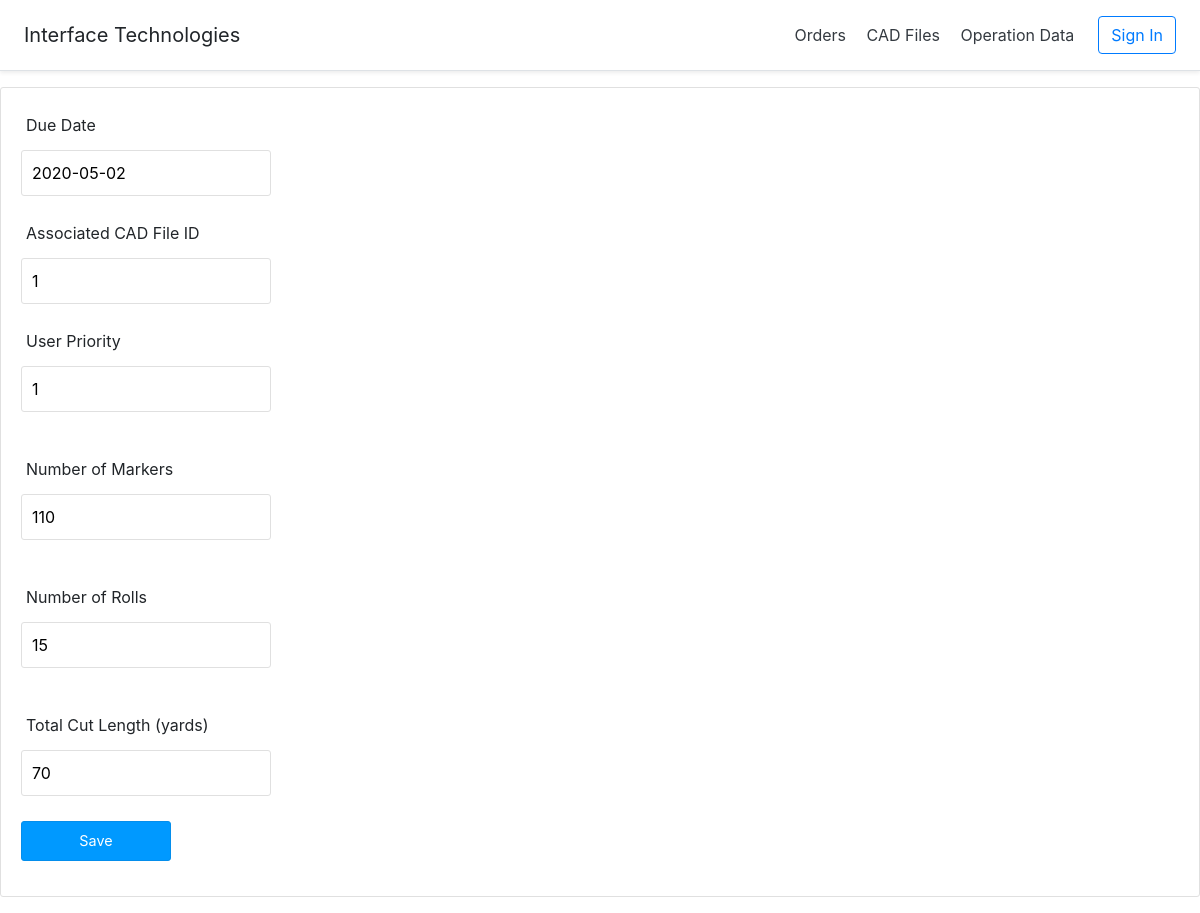
The app's page /index.php?action=job_order-edit&id=2 with its own data.
### tables this page shows
CREATE TABLE JOB_ORDER
(
    id INT NOT NULL PRIMARY KEY AUTO_INCREMENT,
    due_date DATE,
    spread_time FLOAT,
    cut_time FLOAT,
    user_priority INT,
    generated_priority INT,
    allowable_table_ids VARCHAR(100),
    pref INT,
    scheduled VARCHAR(100),
    job_completed BOOLEAN,

    cadfile_id INT,

    NM INT,         
    TNR INT,       
    TCY INT     
);

### controllers/DBController.php (called while the page is built, shortened)
<?php
class DBController {
    private $host = "localhost";
    private $user = "root";
    private $password = "";
    private $database = "cutroom_db";
    private $conn;
    function __construct() {
        $this->conn = $this->connectDB();
    }
    function connectDB() {
        $conn = mysqli_connect($this->host,$this->user,$this->password,$this->database);
        return $conn;
    }
    function runBaseQuery($query) {
        $result = $this->conn->query($query);
            if ($result->num_rows > 0) {
                while($row = $result->fetch_assoc()) {
                    $resultset[] = $row;
                }
            }
        if(!empty($resultset)) {
            return $resultset;
        }
    }
    function runQuery($query, $param_type, $param_value_array) {
        $sql = $this->conn->prepare($query);
        $this->bindQueryParams($sql, $param_type, $param_value_array);
        $sql->execute();
        $result = $sql->get_result();
        if ($result->num_rows > 0) {
            while($row = $result->fetch_assoc()) {
                $resultset[] = $row;
            }
        }
        if(!empty($resultset)) {
            return $resultset;
        }
    }
    function bindQueryParams($sql, $param_type, $param_value_array) {
        $param_value_reference[] = & $param_type;
        for($i=0; $i<count($param_value_array); $i++) {
            $param_value_reference[] = & $param_value_array[$i];
        }
        call_user_func_array(array(
            $sql,
            'bind_param'
        ), $param_value_reference);
    }
}
?>

### controllers/job_order.php (called while the page is built, shortened)
<?php
require_once 'DBController.php';
class Job_Order {
    private $db_handle;
    function __construct() {
        $this->db_handle = new DBController();
    }
    function getOrderById($order_id) {
        $query = "SELECT * FROM JOB_ORDER WHERE id = ?";
        $paramType = "i";
        $paramValue = array(
            $order_id
        );
        $result = $this->db_handle->runQuery($query, $paramType, $paramValue);
        return $result;
    }
}
?>

### controllers/cad_file.php (called while the page is built, shortened)
<?php
require_once 'DBController.php';
class CAD_File {
    private $db_handle;
    function __construct() {
        $this->db_handle = new DBController();
    }
    function getAllIDs() {
        $sql = "SELECT id FROM CAD_FILE";
        $result = $this->db_handle->runBaseQuery($sql);
        return $result;
    }
}
?>

### views/job_order-edit.php (the view, shortened to what this page needs)
<?php require_once "header.php"; ?>
<form name="frmAdd" method="post" action="" id="frmAdd"
    onSubmit="return validate();">
    <div>
        <label>Due Date</label> <span id="due_date-info" class="info"></span><br />
        <input type="text" name="due_date" id="due_date" class="demoInputBox"
            value="<?php echo $result[0]["due_date"]; ?>">
    </div>
    <div>
        <label>Associated CAD File ID</label> <span id="cadfile_id-info"
            class="info"></span><br /> <input type="text"
            name="cadfile_id" id="cadfile_id" class="demoInputBox"
            value="<?php echo $result[0]["cadfile_id"]; ?>">
    </div>
    <div>
        <label>User Priority</label> <span id="user_priority-info"
            class="info"></span><br /> <input type="text"
            name="user_priority" id="user_priority" class="demoInputBox"
            value="<?php echo $result[0]["user_priority"]; ?>">
    </div>
    <div>
        <label style="padding-top: 20px;">Number of Markers</label> <span
            id="nm-info" class="info"></span><br /> <input type="text"
            name="nm" id="nm" class="demoInputBox"
            value="<?php echo $result[0]["NM"]; ?>">
    </div>
    <div>
        <label style="padding-top: 20px;">Number of Rolls</label> <span
            id="tnr-info" class="info"></span><br /> <input type="text"
            name="tnr" id="tnr" class="demoInputBox"
            value="<?php echo $result[0]["TNR"]; ?>">
    </div>
    <div>
        <label style="padding-top: 20px;">Total Cut Length (yards)</label> <span
            id="tcy-info" class="info"></span><br /> <input type="text"
            name="tcy" id="tcy" class="demoInputBox"
            value="<?php echo $result[0]["TCY"]; ?>">
    </div>
    <div>
        <input type="submit" name="add" id="btnSubmit" value="Save" />
    </div>
    </body>
    </html>

### views/css/style.css (style rules this page uses)
body { font-family: Arial; color: #212121; margin: auto; }
.demoInputBox { padding: 10px; border: #E0E0E0 1px solid; border-radius: 3px; width: 250px; margin: 5px 0px 10px 0px; }
#frmAdd { border: #E0E0E0 1px solid; padding: 10px 20px 20px 20px; border-radius: 3px; }
#frmAdd div { margin-bottom: 15px; }
#frmAdd div label { margin-left: 5px; }
.info { font-size: .8em; color: #FF6600; letter-spacing: 2px; padding-left: 5px; }
#btnSubmit { padding: 8px; background: #09F; border: #048eec 1px solid; color: #FFF; font-size: 0.9em; border-radius: 3px; width: 150px; }

### records on screen
job_order: due_date "2020-05-02", cadfile_id "1", user_priority "1", nm "110", tnr "15", tcy "70"
